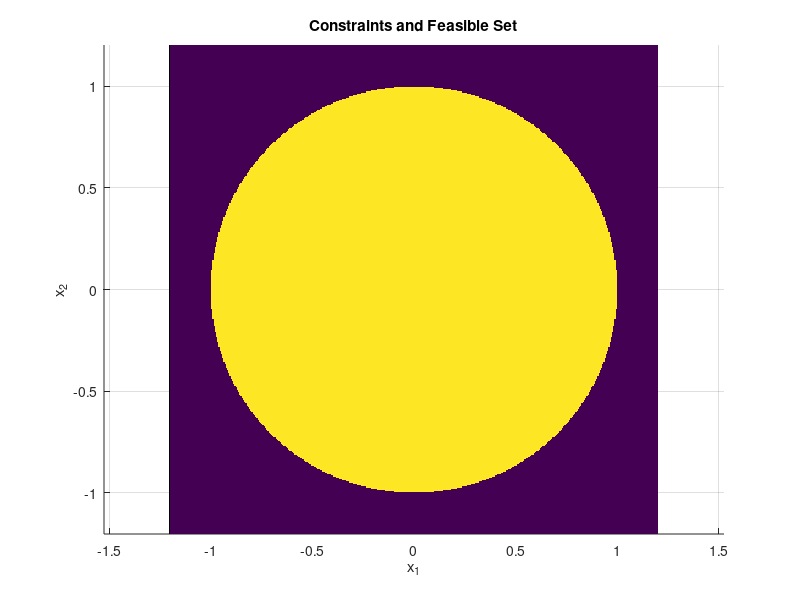

MATLAB code to generate this figure: (Note: this script raises an error after producing the figure.)
close all; clear; clc;

% --- 1) Region of the first constraint: x1^2 + x2^2 <= 1 (unit disk)
theta = linspace(0, 2*pi, 400);
x1_circ = cos(theta);
x2_circ = sin(theta);

figure; hold on; axis equal; grid on;
xlabel('x_1'); ylabel('x_2');
title('Constraints and Feasible Set');

% Fill the disk (optional)
% We use a meshgrid to shade the feasible region of the disk
N = 400;
x1 = linspace(-1.2, 1.2, N);
x2 = linspace(-1.2, 1.2, N);
[X1, X2] = meshgrid(x1, x2);
disk = (X1.^2 + X2.^2 <= 1);
hDisk = imagesc(x1, x2, disk);  % paints the boolean region
set(gca,'YDir','normal');
alpha(0.15);                    % transparency

% Circle border
plot(x1_circ, x2_circ, 'LineWidth', 2);

% --- 2) Second constraint: x1 = x2 (line)
t = linspace(-1.2, 1.2, 200);
plot(t, t, 'LineWidth', 2);

% --- 3) Feasible set F: intersection -> segment on the line inside the disk
% Parameterization on the line: x1=x2=t
% In the disk: 2*t^2 <= 1 => |t| <= 1/sqrt(2)
tF = linspace(-1/sqrt(2), 1/sqrt(2), 200);
plot(tF, tF, 'LineWidth', 4);

legend( ...
  'Disk (filled): x_1^2+x_2^2 \le 1', ...
  'Border: x_1^2+x_2^2 = 1', ...
  'Line: x_1 = x_2', ...
  'Feasible Set F (segment)', ...
  'Location','best' ...
);
xlim([-1.2 1.2]); ylim([-1.2 1.2]);
